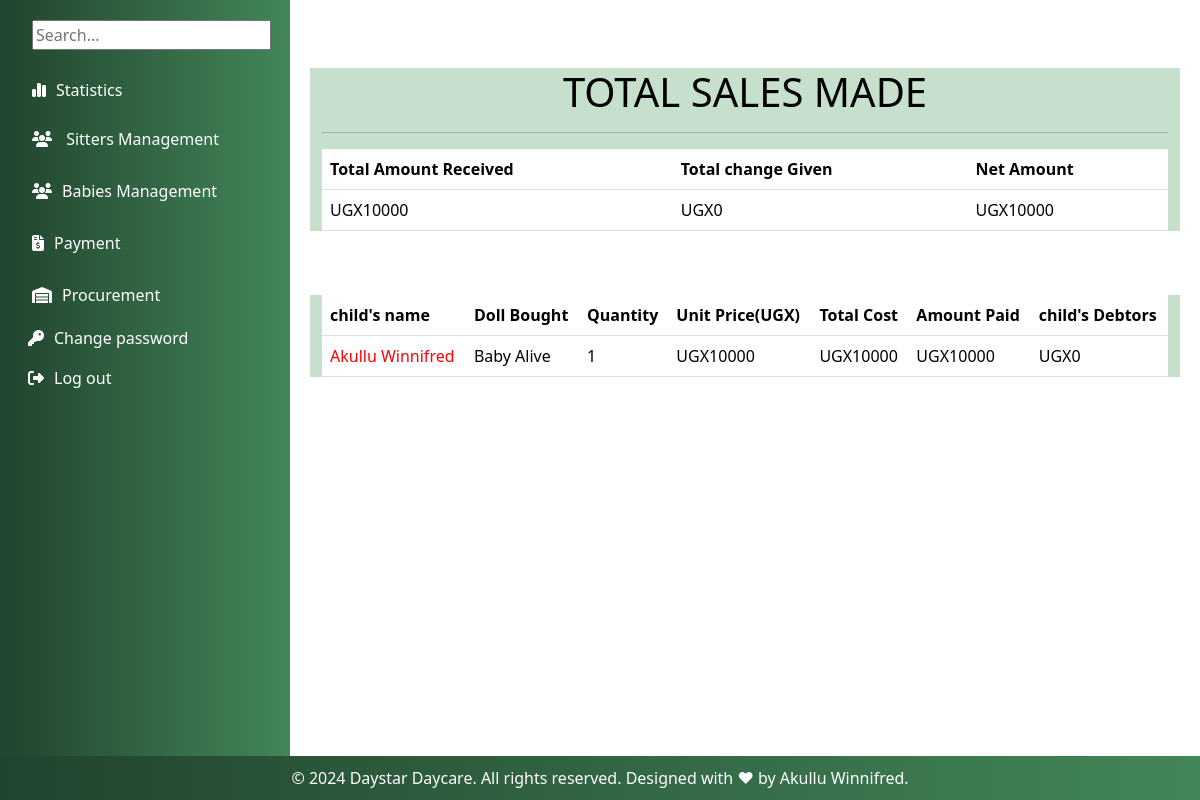
/all_sales/ (signed in), run on an earlier commit of the app's database.
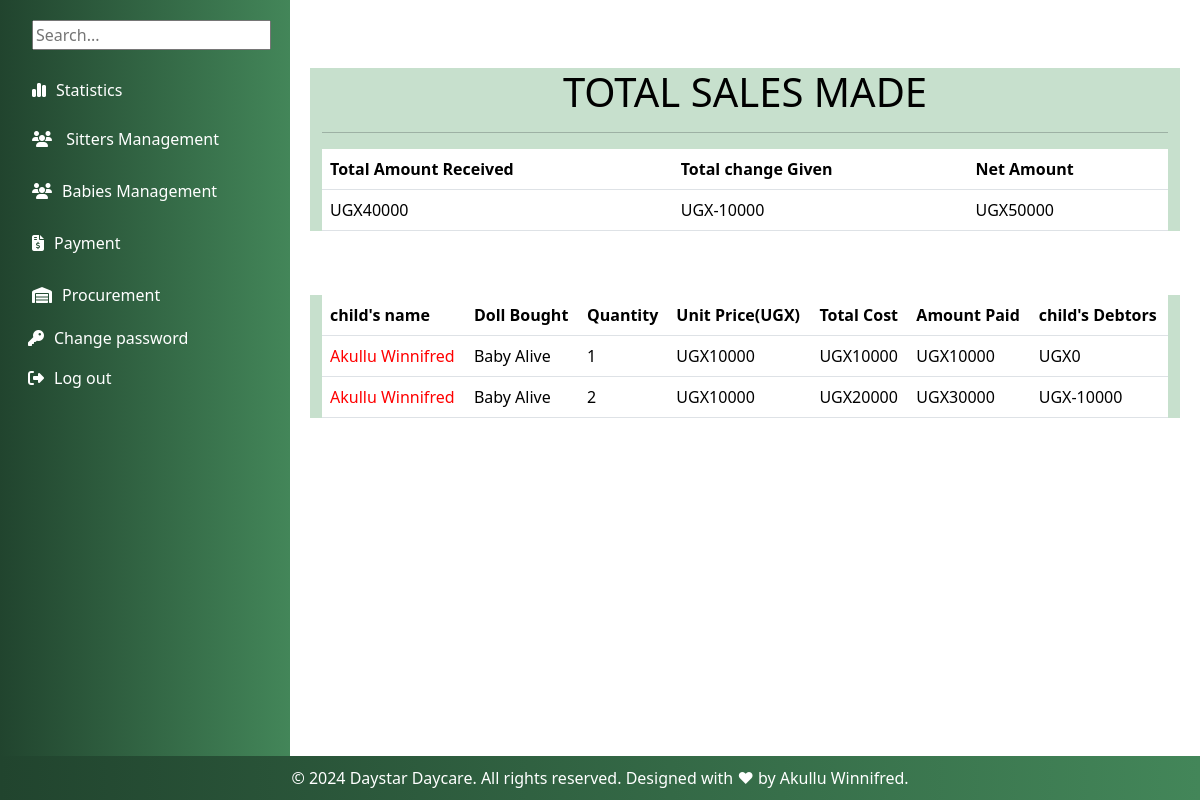
And on a later commit of the database.
### myapp/models.py (models this page shows)
class Salesrecord(models.Model):
    doll=models.ForeignKey(Doll,  on_delete=models.CASCADE,null=False, blank=False)
    baby_name=models.ForeignKey(RegisterBaby, on_delete=models.CASCADE)
    paid_by=models.CharField(max_length=200,null=True,blank=True,validators=[validate_letters])
    quantity_sold=models.IntegerField(default=0)
    amount_received=models.IntegerField(default=0)
    sale_date=models.DateField(default=timezone.now)
    unit_price=models.IntegerField(default=0)
    def get_total(self):
        total= self.quantity_sold * self.unit_price
        return int( total)
    def get_change(self):
        change= self.get_total() - self.amount_received
        return int(change)#sales is linked to products

class RegisterBaby(models.Model):
    GENDER_CHOICES = (
         ('male', 'Male'),
        ('female', 'Female'),
     )
    name = models.CharField(max_length=200,validators=[validate_letters])
    Baby_Number = models.CharField(max_length=200,unique=True,blank=False, null=True)
    gender = models.CharField(max_length=10,choices=GENDER_CHOICES)
    age = models.IntegerField(default=0)
    Period_of_stay = models.ForeignKey(Categorystay, on_delete=models.CASCADE)
    location = models.CharField(max_length=100)
    Parents_Name = models.CharField(max_length=200,validators=[validate_letters])
    Period_of_stay = models.ForeignKey(Categorystay, on_delete=models.CASCADE)
    Brought_by = models.CharField(max_length=200,validators=[validate_letters])
    Fee_in_UGX = models.IntegerField()
    Assigned_to = models.ForeignKey(BabySitterattendance, on_delete=models.CASCADE)
    Time_In = models.DateTimeField()
    def __str__(self):
        return self.name

class Doll(models.Model):
    c_doll=models.ForeignKey(Category_doll, on_delete=models.CASCADE,null=True, blank=True)
    name_of_the_doll =models.CharField(max_length=200,null=True, blank=True)
    quantity=models.IntegerField(default=0)
    color=models.CharField(max_length=200, null=True,blank=True,validators=[validate_letters])
    size=models.CharField(max_length=200,null=True,blank=True)
    issued_quantity=models.IntegerField(default=0,blank=True,null=True)
    received_quantity=models.IntegerField(default=0,null=True,blank=True)
    Unit_price=models.IntegerField(default=0,null=True, blank=True)
    date=models.DateField(default=timezone.now)
    def __str__(self):
        return self.name_of_the_doll

### myapp/views.py (the view)
# urls.py: path('all_sales/',views.all_sales,name='all_sales'),
@login_required
def all_sales(request):
    sales=Salesrecord.objects.all()
    total=sum([items.amount_received for items in sales])
    change=sum([items.get_change() for items in sales])
    net=total-change
    return render(request,'dolls/all_sales.html',{'sales':sales,'total':total,'change':change,'net':net})

### myapp/templates/dolls/all_sales.html
{% extends 'base.html'%} {% block content%}
<br></br>
<div class="container" style=" background-color: rgba(153, 198, 165, 0.55);">
    <h1 class="text-center" style="color: black;">TOTAL SALES MADE</h1>
 <hr>
  <table class="table">
    <thead class="thead-dark">
      <tr>
        <th scope="col">Total Amount Received</th>
        <th scope="col">Total change Given</th>
        <th scope="col">Net Amount</th>
      </tr>
    </thead>
    <tbody>
      <tr>
        <td>UGX{{total}}</td>
        <td>UGX{{change}}</td>
        <td>UGX{{net}}</td>
      </tr>
    </tbody>
  </table>
</div>
<br><br>
<div class="container" style=" background-color: rgba(153, 198, 165, 0.55);">
  <table class="table">
    <thead class="thead-dark">
      <tr>
        <th scope="col">child's name</th>
        <th scope="col">Doll Bought</th>
        <th scope="col">Quantity</th>
        <th scope="col">Unit Price(UGX)</th>
        <th scope="col">Total Cost</th>
        <th scope="col">Amount Paid</th>
        <th scope="col">child's Debtors</th>
      </tr>
    </thead>
    {% for sale in sales %}
    <tbody>
      <tr>
        <td style="color:red;">{{sale.baby_name | title}}</td>
        <td>{{sale.doll | title}}</td>
        <td>{{sale.quantity_sold}}</td>
        <td>UGX{{sale.unit_price}}</td>
        <td>UGX{{sale.get_total}}</td>
        <td>UGX{{sale.amount_received}}</td>
        <td>UGX{{sale.get_change}}</td>
      </tr>
    </tbody>
    {% endfor %}
  </table>
</div>
{% endblock%}

What changed in the data, as far as the page shows it:
added Salesrecord: baby_name "Akullu Winnifred", doll "Baby Alive", quantity_sold "2", unit_price "10000", get_total "20000", amount_received "30000", get_change "-10000"
Also different on the page:
{{ total }}: "10000" → "40000"
{{ change }}: "0" → "-10000"
{{ net }}: "10000" → "50000"
